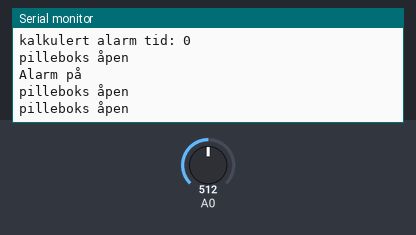
A sketch run on a simulated Arduino Uno, built with avr-gcc and run on an emulated ATmega328P. Parts: the last lines printed to the serial monitor. The inputs (shaded band) are chosen by the test bench; at power-on: A0 = 512.

Above: at 1.2 s.
1.3 s: A0 set to 12
At 1.9 s:
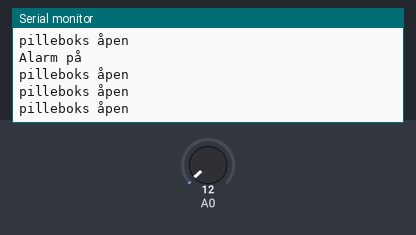
2.8 s: A0 set to 9
At 3.4 s:
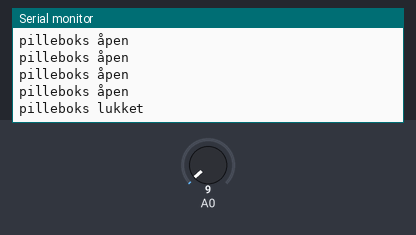

The sketch:

main_v1.ino
```cpp
#include <Arduino.h>

class Luke {
    // Representerer lokket på pilleboksen med en fotoresistor for å oppdage tilstanden
  private:
    const int lightSensorPin;
    const int threshold;      // terskel for fotoresistor state
    bool prevState;

  public:

    Luke(int pin, int thresholdValue) : lightSensorPin(pin), threshold(thresholdValue), prevState(false) {
      pinMode(lightSensorPin, INPUT);
    }

    // boolsk variabel, representerer om lokket er åpent eller lukket
    bool Aapen() {
      int sensorValue = analogRead(lightSensorPin);
      return sensorValue > threshold;
    }

    // registrer åpninger en og en
    bool RegistrerAapning() {
      bool currState = Aapen();
      if (currState && !prevState) {
        prevState = currState;
        return true;
      }
      prevState = currState;
      return false;
    }
};


class Alarm {
    // representerer "alarmen" med mulighet for 1 til 3 doser per dag satt opp
    // når objektet opprettes
  private:
    int antallDoser;
    unsigned long alarmTid[3]; // opp til 3 alarm tider (doser)

  public:

    Alarm() : antallDoser(1) {
      alarmTid[0] = 3600000; // default alarm tid er 1 time etter oppstart
    }


    void skruPaa() {
        // her skrus alarmen på
      Serial.println("Alarm på");
    }


    // setter + getter for alarmtid variabelene
    void setAlarmTid(int index, unsigned long time) {
      if (index < antallDoser) {
        alarmTid[index] = time;
      }
    }
    unsigned long getAlarmTid(int index) {
      if (index < antallDoser) {
        return alarmTid[index];
      }
      return 0;
    }
};

class Kalender {
    // representerer den interne kalenderen i pilleboksen
  private:
    unsigned long startTime;
    unsigned long openings[100]; // 100 tider om gangen i kalenderen
    int openingCount;
    unsigned long dayStartTime;
    bool eventTriggered;
    Alarm* alarm;

  public:

    Kalender(unsigned long currentTime, Alarm* alarmObj) : startTime(currentTime), openingCount(0), dayStartTime(currentTime), eventTriggered(false), alarm(alarmObj) {}

    // legger til en registrert åpning og lagrer tidspunktet i arrayet
    void leggTilAapning() {
      if (openingCount < 100) {
        unsigned long currentTime = millis() - startTime;
        openings[openingCount] = currentTime;
        openingCount++;
      } else {
        Serial.println("maks antall åpninger nådd");
      }
    }


    void printAapninger() {
      Serial.println("Åpningstider:");
      for (int i = 0; i < openingCount; i++) {
        Serial.print("Tid: ");
        Serial.println(openings[i]);
      }
    }

    // resetter 24 timers klokken for ryddighetens skyld
    void resetDag() {
      unsigned long currentTime = millis();
      if (currentTime - dayStartTime >= 86400000) { // 24 timer = 86400000 ms
        dayStartTime = currentTime;
        eventTriggered = false;
        Serial.println("24 timer passert");
      }
    }

    // beregner et gjennomsnitt av åpningstidene og setter alarmen til det
    // her kommer sannsynglighet matte og sånt når den tid kommer
    void kalkulerAlarmTid() {
      if (openingCount == 0) {
        return;
      }

      unsigned long sum = 0;
      for (int i = 0; i < openingCount; i++) {
        sum += openings[i];
      }
      unsigned long averageTime = sum / openingCount;


      alarm->setAlarmTid(0, averageTime);
      Serial.print("kalkulert alarm tid: ");
      Serial.println(averageTime);
    }

    // sjekker i loopen etter et tidspunkt og kjører en event på tidspunktet
    // bruker for å kjøre alarmen når tiden er inne
    void sjekkEvent(unsigned long eventTime, void (*eventFunction)()) {
      unsigned long currentTime = millis();
      unsigned long elapsedTime = currentTime - dayStartTime;

      if (elapsedTime >= eventTime && !eventTriggered) {
        eventTriggered = true;
        eventFunction();
      }
    }
};


Luke pillboxLid(A0, 10);
Alarm alarm;
Kalender kalender(millis(), &alarm);

void setup() {
  Serial.begin(9600);
}

void loop() {

  if (pillboxLid.RegistrerAapning()) {
    Serial.println("åpning registrert");
    kalender.leggTilAapning();
    kalender.kalkulerAlarmTid();
  }


  if (pillboxLid.Aapen()) {
    Serial.println("pilleboks åpen ");
  } else {
    Serial.println("pilleboks lukket");
  }

  kalender.resetDag();

  kalender.sjekkEvent(alarm.getAlarmTid(0), []() { alarm.skruPaa(); });

  delay(500);
}
```

Measured:
- the behaviour switches between 11 and 10 on A0 (found by bisection; images 1 and 2)
- after the input at 2.8 s, the serial monitor: prints a new line after 0.21 s (image 2)
